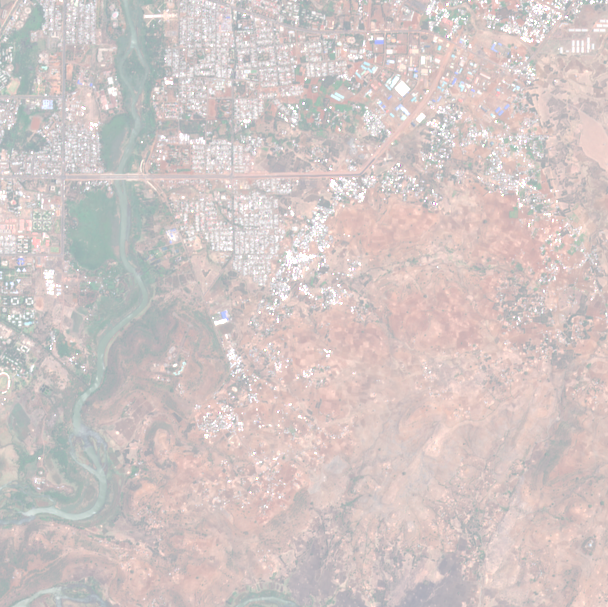
#> input picture datasets/sentinel_rgb.tif, 608 x 607 px, found by its file name
$ jupyter execute --allow-errors image_analysis.ipynb   (shell and % lines are left out)
#> lines starting #> are read from the running program, lines starting #| are printed output that depends on the picture
<a href="https://colab.research.google.com/github/Nahom32/Environmental-Map-Segmentation/blob/main/notebooks/image_analysis.ipynb" target="_parent"></a>

[cell 1]
import cv2
import numpy as np
import networkx as nx
import matplotlib.pyplot as plt
from skimage.color import rgb2lab

[cell 2]
import requests

# Coordinates of the location
lat, lon = 37.42476, 11.57628

# Example using Open-Elevation API
#> (the rest of this cell did not finish here and is left out)

[cell 3]
from google.colab import drive
#> (the rest of this cell did not finish here and is left out)

[cell 4]
img_path = "/content/drive/MyDrive/sentinel_rgb.tif"
img = cv2.imread(img_path)
#> img is the input picture: shape (607, 608, 3); mean B, G, R 198.5, 200.2, 211.2
img_rgb = cv2.cvtColor(img, cv2.COLOR_BGR2RGB)
img_rgb = cv2.resize(img_rgb, (50, 50))  # Use 50x50 for tractability with pgmpy
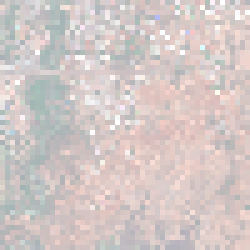
#> img_rgb: shape (50, 50, 3) (shown 5 times larger); mean R, G, B 211, 199.9, 198.2

lab_img = rgb2lab(img_rgb)
#> lab_img: shape (50, 50, 3) float64; mean of channels 0, 1, 2 81.4, 3.6, 2.3

[cell 5]
from pgmpy.models import MarkovNetwork
from pgmpy.factors.discrete import DiscreteFactor
from itertools import product

h, w = lab_img.shape[:2]
#> h = 50; w = 50
#> (the rest of this cell did not finish here and is left out)
